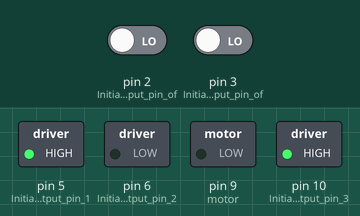
This sketch was run on a simulated Arduino Uno, built with avr-gcc and run on an emulated ATmega328P. On the bench: switched loads named in the sketch (green lamp = pin HIGH). The test bench sets the inputs (shaded band); at power-on: pin 2 (Initializing_input_pin_of) LOW, pin 3 (Initializing_input_pin_of) LOW.

Above: at 2.8 s.
2.9 s: pin 2 (Initializing_input_pin_of) driven HIGH
At 4.2 s:
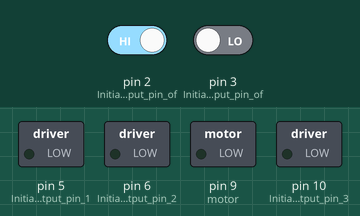
4.5 s: pin 2 (Initializing_input_pin_of) driven LOW
At 5.4 s:
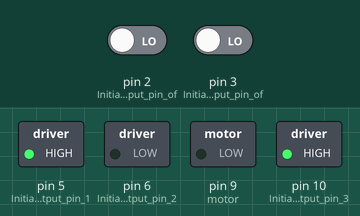
6.0 s: pin 3 (Initializing_input_pin_of) driven HIGH
At 27.0 s:
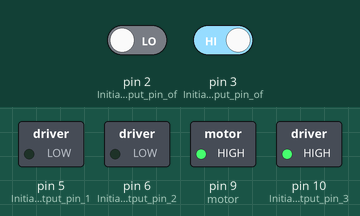
Timing chart, 0 to 28.0 s (numbered marks = the images above; inputs shaded):
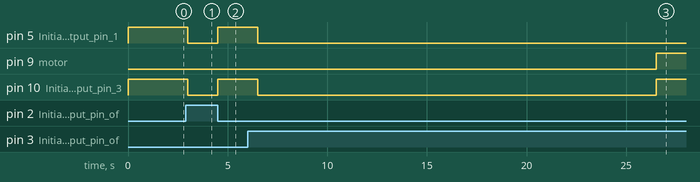

Measured:
- after the input at 2.9 s, pin 5 (Initializing_output_pin_1), pin 10 (Initializing_output_pin_3): HIGH → LOW after 0.10 s
- after the input at 4.5 s, pin 5 (Initializing_output_pin_1), pin 10 (Initializing_output_pin_3): LOW → HIGH at once
- after the input at 6.0 s, pin 5 (Initializing_output_pin_1): HIGH → LOW after 0.50 s; pin 9 (motor): LOW → HIGH after 20.5 s; pin 10 (Initializing_output_pin_3): HIGH → LOW after 0.50 s, → HIGH 20.0 s later

The sketch:

LineFollowingRobot.ino
```cpp
#include <NewPing.h> //Header Library for ultrasonic sensor
int x,y,t1=0,t2=0; //Declaring variables
unsigned int D;
NewPing sonar(12,11,10); //Initializing ultrasonic sensor, Syntax is NewPing sonar(TriggPin, EchoPin, Maxdistance);
void setup() {
 pinMode(2,INPUT); //Initializing input pin of Infrared sensor 1
 pinMode(3,INPUT); //Initializing input pin of Infrared sensor 2
 pinMode(5,OUTPUT); //Initializing output pin 1 of motor driver
 pinMode(10,OUTPUT); //Initializing output pin 3 of motor driver
 pinMode(6,OUTPUT); //Initializing output pin 2 of motor driver
 pinMode(9,OUTPUT); } //Initializing output pin 4 of motor driver
void loop()
{
 x=digitalRead(2); //Read value of Infrared sensor 1
 y=digitalRead(3); //Read value of Infrared sensor 2
if((x==1)&&(y==1)) { //If no IR sensor reads black line at any side then move forward
 D=sonar.ping_cm(); //Check reading of ultrasonic sensor in cm
 digitalWrite(5,LOW); //THE MOTOR STOPPED AND IDLE IN POSITION
 digitalWrite(10,LOW);
 digitalWrite(6,LOW);
 digitalWrite(9,LOW);
 t1=0;
 t2=0;
 if(D!=0) { //If ultrasonic sensor reads an obstruction in the vicinity of max distance then stop robot
 digitalWrite(5,LOW); //stop motors, stop moving
 digitalWrite(10,LOW);
 digitalWrite(6,LOW);
 digitalWrite(9,LOW);
 delay(1000); }  //Delay of 1 second
 else if(D=0)
 {
 digitalWrite(5,HIGH); //STARTS TO MOVE FORWARD
 digitalWrite(10,HIGH);
 digitalWrite(6,LOW);
 digitalWrite(9,LOW);
 delay(1000);
 }}
 else if((x==1)&&(y==0)) { //If front IR sensor reads black line then turn robot to front
 if(t1>=20) {
 digitalWrite(5,HIGH); //MAKES THE ROBOT TO MOVE FRONT
 digitalWrite(10,HIGH);
 digitalWrite(6,LOW);
 digitalWrite(9,LOW);
 delay(500);}
 else {
 digitalWrite(5,LOW); //makes the robot to stop
 digitalWrite(10,LOW);
 digitalWrite(6,LOW);
 digitalWrite(9,LOW);
 delay(500);
 t1+=1; } }
 else if((x==0)&&(y==1)) { //If back IR sensor reads black line then move the robot back
 if(t2>=20) {
 digitalWrite(5,LOW);
 digitalWrite(10,HIGH);
 digitalWrite(6,LOW);
 digitalWrite(9,HIGH);
 delay(1000); }
 else {
 digitalWrite(5,LOW);
 digitalWrite(10,LOW); //STOP THE motor
 digitalWrite(6,LOW);
 digitalWrite(9,LOW);
 delay(1000);
 t2+=1; } }
 else if((x==0)&&(y==0)) { //If the two IR sensor reads black line at both sides then the robot moves forward
 digitalWrite(5,HIGH);//ROBOT MOVE FORWARD
 digitalWrite(10,HIGH);
 digitalWrite(6,LOW);
 digitalWrite(9,LOW);
 delay(1000);
 t1=0;
 t2=0; } }
```
